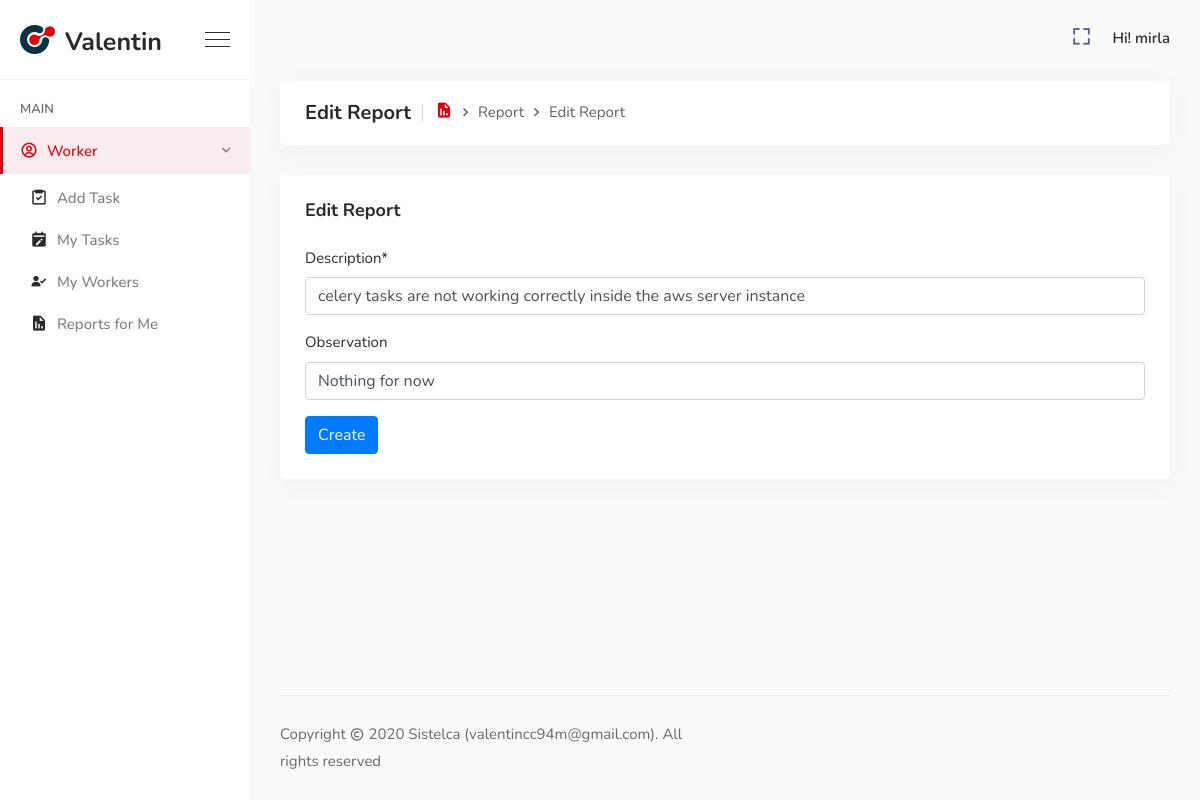
Page /manager/edit_report/1/ (signed in) on the committed database.
### admins/models.py (models this page shows)
class User(AbstractUser):
    is_admins = models.BooleanField(default = False)
    is_manager = models.BooleanField(default = False)
    is_worker = models.BooleanField(default = False)
    email = models.EmailField(unique = True)
    def __str__(self):
        return self.email

### manager/models.py (models this page shows, shortened)
class Managers(models.Model):
    user = models.OneToOneField(User, on_delete=models.CASCADE, primary_key=True)
    profile_picture = models.ImageField(upload_to='avatar/manager/%Y/%m/%d', default='avatar/default.jpg',
                                 verbose_name='avatar', null=True, blank=True, validators=[validate_file_size])
    first_name = models.CharField(max_length=50)
    last_name = models.CharField(max_length=50)
    phone = PhoneField(blank=True)
    is_active = models.BooleanField(default = False)

### worker/models.py (models this page shows)
class Report(models.Model):
    date = models.DateField(auto_now_add=True)
    worker = models.ForeignKey(Worker, on_delete=models.CASCADE)
    description = models.CharField(max_length=200)
    observation = models.CharField(max_length=200, blank=True, null=True)

### manager/views.py (the view)
# urls.py: url(r'^edit_report/(?P<id>\d+)/$', edit_report, name='edit_report'),
@login_required(redirect_field_name='/')
@user_passes_test(lambda u: u.is_manager, login_url='admins:dashboard')
def edit_report(request, id):
    report = Report.objects.get(id=id)
    if request.method == 'POST':
        form = ReportUpdateForm(request.POST, instance=report)
        if form.is_valid():
            user = form.save(commit=False)
            user.save()
            messages.success(request, 'Report has been update successfully')
            return redirect('manager:reports')
    else:
        form = ReportUpdateForm(instance=report)
    return render(request, 'manager/report_edit.html', locals())

### worker/forms.py
class ReportUpdateForm(forms.ModelForm):
    class Meta:
        model = Report
        fields = '__all__'
        exclude = ['worker']

### templates/manager/report_edit.html (shortened to what this page needs)
{% extends "bases/base.html" %}
{% load crispy_forms_tags %}
{% block content %}
<div class="breadcrumb-area">
    <h1>Edit Report</h1>
    <ol class="breadcrumb">
        <li class="item"><a href="{% url 'admins:dashboard' %}"><i class='bx bxs-report'></i></a></li>
        <li class="item">Report</li>
        <li class="item">Edit Report</li>
    </ol>
</div>
<div class="card mb-30">
    <div class="card-header d-flex justify-content-between align-items-center">
        <h3>Edit Report</h3>
    </div>
    <div class="card-body">
        <form method="post" enctype="multipart/form-data">
            <div class="form-group">
               {{ form|crispy }}
            </div>
            <button type="submit" class="btn btn-primary">Create</button>
        </form>
    </div>
</div>
{% endblock %}

### templates/bases/base.html (shortened to what this page needs)
{% load static %}
<!doctype html>
<html lang="zxx">
    <head>
        <link rel="stylesheet" href="{% static 'assets/css/vendors.min.css' %}">
        <link rel="stylesheet" href="{% static 'assets/css/style.css' %}">
        <link rel="stylesheet" href="{% static 'assets/css/responsive.css' %}">
    </head>
    <body>
        <div class="sidemenu-area">
            <div class="sidemenu-header">
                <a href="{% url 'admins:dashboard' %}" class="navbar-brand d-flex align-items-center">
                    <img src="{% static 'assets/img/small-logo.png' %}" alt="image">
                    <span>Valentin</span>
                </a>
                <div class="burger-menu d-none d-lg-block">
                    <span class="top-bar"></span>
                    <span class="middle-bar"></span>
                    <span class="bottom-bar"></span>
                </div>
            </div>
            <div class="sidemenu-body">
                <ul class="sidemenu-nav metisMenu h-100" id="sidemenu-nav" data-simplebar>
                    <li class="nav-item-title">
                        Main
                    </li>
                     {% if request.user.is_superuser %}
                    <li class="nav-item mm-active">
                        <a href="#" class="collapsed-nav-link nav-link" aria-expanded="false">
                            <span class="icon"><i class='bx bxs-user-pin'></i></span>
                            <span class="menu-title">Manager</span>
                            <span class="badge">{{ manager.count }}</span>
                        </a>
                        <ul class="sidemenu-nav-second-level">
                            <li class="nav-item">
                                <a href="{% url 'admins:create_manager' %}" class="nav-link">
                                    <span class="icon"><i class='bx bxs-plus-square'></i></span>
                                    <span class="menu-title">Add Manager</span>
                                </a>
                            </li>
                            <li class="nav-item">
                                <a href="{% url 'admins:list_manager' %}" class="nav-link">
                                    <span class="icon"><i class='bx bxs-group'></i></span>
                                    <span class="menu-title">List Manager</span>
                                </a>
                            </li>
                        </ul>
                    </li>
                    <li class="nav-item">
                        <a href="#" class="collapsed-nav-link nav-link" aria-expanded="false">
                            <span class="icon"><i class='bx bx-user-circle'></i></span>
                            <span class="menu-title">Worker</span>
                            <span class="badge">{{ worker.count }}</span>
                        </a>
                        <ul class="sidemenu-nav-second-level">
                            <li class="nav-item">
                                <a href="{% url 'admins:create_worker' %}" class="nav-link">
                                    <span class="icon"><i class='bx bx-plus-circle'></i></span>
                                    <span class="menu-title">Add Worker</span>
                                </a>
                            </li>
                            <li class="nav-item">
                                <a href="{% url 'admins:list_worker' %}" class="nav-link">
                                    <span class="icon"><i class='bx bx-group'></i></span>
                                    <span class="menu-title">List Worker</span>
                                </a>
                            </li>
                        </ul>
                    </li>
                    <li class="nav-item mm-active">
                        <a href="#" class="collapsed-nav-link nav-link" aria-expanded="false">
                            <span class="icon"><i class='bx bxs-buildings'></i></span>
                            <span class="menu-title">Departament</span>
                            <span class="badge">{{ departament.count }}</span>
                        </a>
                        <ul class="sidemenu-nav-second-level">
                            <li class="nav-item">
                                <a href="{% url 'admins:create_departament' %}" class="nav-link">
                                    <span class="icon"><i class='bx bxs-building'></i></span>
                                    <span class="menu-title">Add Departament</span>
                                </a>
                            </li>
                            <li class="nav-item">
                                <a href="{% url 'admins:list_departament' %}" class="nav-link">
                                    <span class="icon"><i class='bx bxs-badge-check'></i></span>
                                    <span class="menu-title">List Departament</span>
                                </a>
                            </li>
                        </ul>
                    </li>
                     {% elif request.user.is_manager %}
                      <li class="nav-item mm-active">
                        <a href="#" class="collapsed-nav-link nav-link" aria-expanded="false">
                            <span class="icon"><i class='bx bx-user-circle'></i></span>
                            <span class="menu-title">Worker</span>
                        </a>
                        <ul class="sidemenu-nav-second-level">
                            <li class="nav-item">
                                <a href="{% url 'manager:create_task' %}" class="nav-link">
                                    <span class="icon"><i class='bx bx-task'></i></span>
                                    <span class="menu-title">Add Task</span>
                                </a>
                            </li>
                            <li class="nav-item">
                                <a href="{% url 'manager:my_task' %}" class="nav-link">
                                    <span class="icon"><i class='bx bxs-calendar-edit'></i></span>
                                    <span class="menu-title">My Tasks</span>
                                </a>
                            </li>
                            <li class="nav-item">
                                <a href="{% url 'manager:my_works' %}" class="nav-link">
                                    <span class="icon"><i class='bx bxs-user-check'></i></span>
                                    <span class="menu-title">My Workers</span>
                                </a>
                            </li>
                            <li class="nav-item">
                                <a href="{% url 'manager:reports' %}" class="nav-link">
                                    <span class="icon"><i class='bx bxs-report'></i></span>
                                    <span class="menu-title">Reports for Me</span>
                                </a>
                            </li>
                        </ul>
                    </li>
                    {% endif %}
                </ul>
            </div>
        </div>
        <div class="main-content d-flex flex-column">
            <nav class="navbar top-navbar navbar-expand">
                <div class="collapse navbar-collapse" id="navbarSupportContent">
                    <ul class="navbar-nav right-nav align-items-center">
                        <li class="nav-item">
                            <a class="nav-link bx-fullscreen-btn" id="fullscreen-button">
                                <i class="bx bx-fullscreen"></i>
                            </a>
                        </li>
                        <li class="nav-item dropdown profile-nav-item">
                            <a href="#" class="nav-link dropdown-toggle" role="button" data-toggle="dropdown" aria-haspopup="true" aria-expanded="false">
                                <div class="menu-profile">
                                    {% if request.user.is_superuser %}
                                    <span class="name">Hi! {{ request.user }}</span>
                                    {% elif request.user.is_manager %}
                                    <span class="name">Hi! {{ request.user.managers.first_name }}</span>
                                    {% elif request.user.is_worker %}
                                    <span class="name">Hi! {{ request.user.worker.first_name }}</span>
                                    {% endif %}
                                </div>
                            </a>
                        </li>
                    </ul>
                </div>
            </nav>
            {% block content %}{% endblock %}
			<div class="flex-grow-1"></div>
            <footer class="footer-area">
                <div class="row align-items-center">
                    <div class="col-lg-6 col-sm-6 col-md-6">
                        <p>Copyright <i class='bx bx-copyright'></i> 2020 <a href="#">Sistelca (valentincc94m@gmail.com) </a>. All rights reserved</p>
                    </div>
                </div>
            </footer>
        </div>
    </body>
</html>

### rows in the picture
User: user.managers.first_name "mirla"
Report: description "celery tasks are not working correctly inside the aws server instance", observation "Nothing for now"
